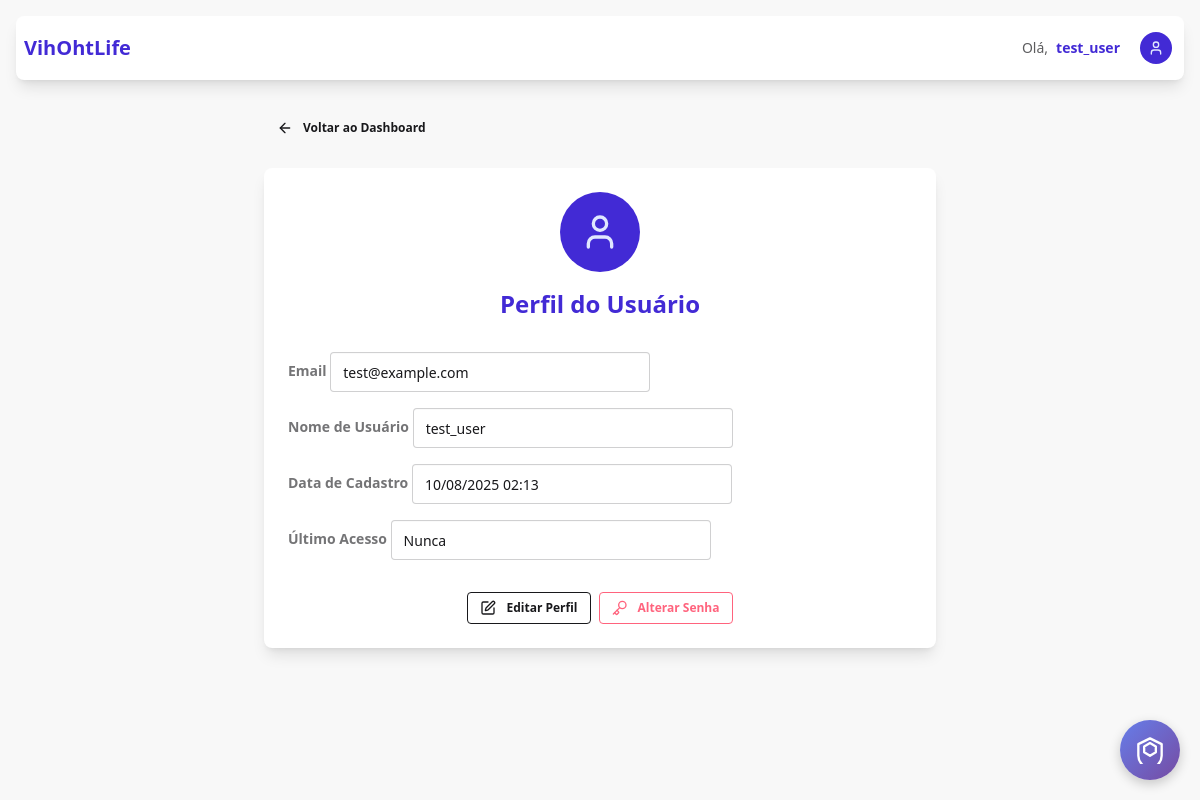
The app's page /auth/profile/ (signed in) with its own data.
### authentication/models.py (models this page shows)
class User(AbstractUser):
    email = models.EmailField(max_length=100, unique=True)
    USERNAME_FIELD = "email"
    REQUIRED_FIELDS = ["username"]

### authentication/views.py (the view)
# urls.py: path("profile/", views.profile_view, name="profile"),
@login_required
def profile_view(request):
    return render(request, "authentication/profile.html")

### templates/authentication/profile.html
{% extends 'landingpage/base.html' %}
{% block dashboard_content %}
<div class="max-w-2xl mx-auto">
  <div class="mb-6">
    <a href="{% url 'landingpage' %}" class="btn btn-ghost btn-sm">
      <i data-lucide="arrow-left" class="w-4 h-4 mr-1"></i>
      Voltar ao Dashboard
    </a>
  </div>
  <div class="card bg-base-100 shadow-lg">
    <div class="card-body">
      <div class="text-center mb-6">
        <div class="avatar">
          <div class="w-20 rounded-full bg-primary text-primary-content flex items-center justify-center"
          style="display: flex !important;">
            <i data-lucide="user" class="w-10 h-10"></i>
          </div>
        </div>
        <h1 class="text-2xl font-bold text-primary mt-4">Perfil do Usuário</h1>
      </div>
      <div class="space-y-4">
        <div class="form-control">
          <label class="label">
            <span class="label-text font-semibold">Email</span>
          </label>
          <input
            type="email"
            value="{{ user.email }}"
            class="input input-bordered"
            readonly
          />
        </div>
        <div class="form-control">
          <label class="label">
            <span class="label-text font-semibold">Nome de Usuário</span>
          </label>
          <input
            type="text"
            value="{{ user.username }}"
            class="input input-bordered"
            readonly
          />
        </div>
        <div class="form-control">
          <label class="label">
            <span class="label-text font-semibold">Data de Cadastro</span>
          </label>
          <input
            type="text"
            value="{{ user.date_joined|date:'d/m/Y H:i' }}"
            class="input input-bordered"
            readonly
          />
        </div>
        <div class="form-control">
          <label class="label">
            <span class="label-text font-semibold">Último Acesso</span>
          </label>
          <input
            type="text"
            value="{{ user.last_login|date:'d/m/Y H:i'|default:'Nunca' }}"
            class="input input-bordered"
            readonly
          />
        </div>
      </div>
      <div class="card-actions justify-center mt-6">
        <button class="btn btn-outline btn-sm">
          <i data-lucide="edit" class="w-4 h-4 mr-1"></i>
          Editar Perfil
        </button>
        <button class="btn btn-outline btn-error btn-sm">
          <i data-lucide="key" class="w-4 h-4 mr-1"></i>
          Alterar Senha
        </button>
      </div>
    </div>
  </div>
</div>
{% endblock %}

### templates/landingpage/base.html (shortened to what this page needs)
{% extends 'base.html' %}
{% block content %}
<div class="min-h-screen bg-base-200 p-4">
  <div class="max-w-7xl mx-auto">
    <div class="navbar bg-base-100 rounded-lg shadow-lg mb-8">
      <div class="flex-1">
        <h2 class="text-xl font-bold text-primary"><a href="{% url 'landingpage' %}">VihOhtLife</a></h2>
      </div>
      <div class="flex-none flex items-center">
        {% if user.is_authenticated %}
          <div class="mr-4 hidden sm:flex items-center">
            <span class="text-sm text-base-content/70 mr-2">Olá,</span>
            <span class="text-sm font-semibold text-primary">{{ user.username }}</span>
          </div>
          <div class="dropdown dropdown-end">
            <div tabindex="0" role="button" class="btn btn-ghost btn-circle avatar">
              <div class="w-8 rounded-full bg-primary text-primary-content flex items-center justify-center" style="display: flex !important;">
                <i data-lucide="user" class="w-4 h-4"></i>
              </div>
            </div>
          </div>
        {% else %}
          <a href="{% url 'authentication:login' %}" class="btn btn-primary btn-sm">
            <i data-lucide="log-in" class="w-4 h-4 mr-1"></i>
            Entrar
          </a>
        {% endif %}
      </div>
    </div>
    {% block dashboard_content %}{% endblock %}
  </div>
</div>
{% endblock %}

### records on screen
User: username "test_user", email "test@example.com", date_joined "10/08/2025 02:13", last_login "Nunca"
